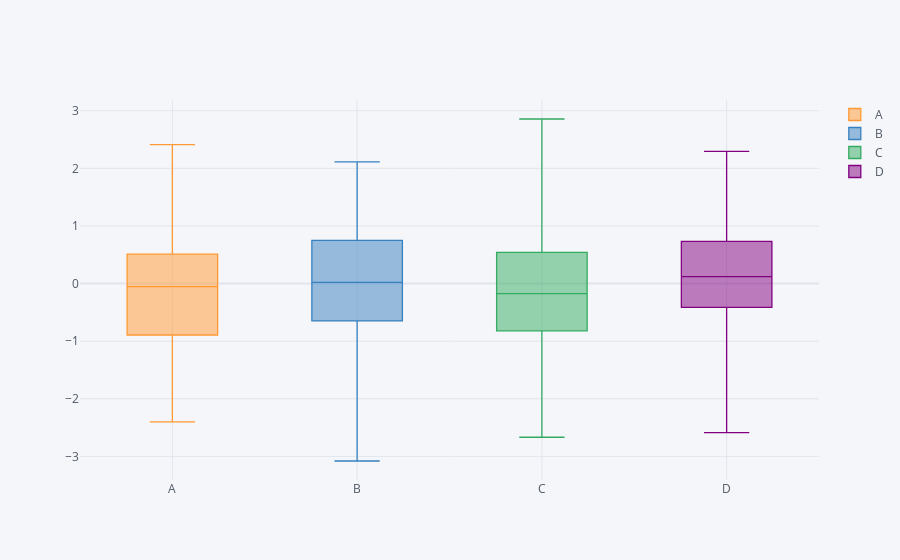

Notebook code for this chart:
### Markdown cell above
### Boxplot

### Code cell
df.iplot(kind='box')
